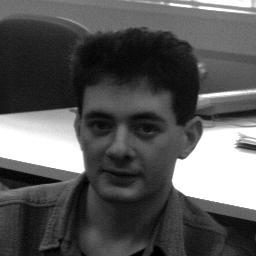
#> input picture practica_11/logarithm/log1.jpg, 256 x 256 px
$ python log.py
#> lines starting #> are read from the running program, lines starting #| are printed output that depends on the picture
import cv2 as cv
import matplotlib.pyplot as plt
import math

img = cv.imread('log1.jpg', cv.IMREAD_GRAYSCALE)
#> img is the input picture: shape (256, 256); min 0, max 255, mean 87.9
img2 = cv.imread('log1.jpg', cv.IMREAD_GRAYSCALE)

print(img.shape)
#| (256, 256)

rows,cols=img.shape
#> rows = 256; cols = 256
c=60

for x in range(rows):
    for y in range(cols):
        img2.itemset((x,y),c*math.log10(1+img.item(x,y)))
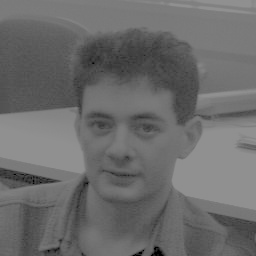
#> img2: shape (256, 256); min 0, max 144, mean 107.3

hist = cv.calcHist([img2],[0],None,[256],[0,256])
#> hist = 256 values, max 7140 at index 144, min 0 at index 1, mean 256
plt.subplot(2,2,1),plt.imshow(cv.cvtColor(img, cv.COLOR_BGR2RGB))
plt.subplot(2,2,2).hist(img.ravel(),256,[0,256])
plt.subplot(2,2,3),plt.imshow(cv.cvtColor(img2, cv.COLOR_BGR2RGB))
plt.subplot(2,2,4).hist(img2.ravel(),256,[0,256])
plt.show()
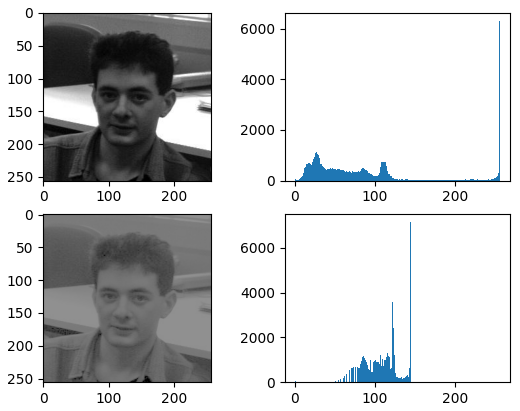
#> figure drawn by matplotlib, 4 panels; panel 2: tallest bar 6321 high, from x = 255 to 256; panel 4: tallest bar 7140 high, from x = 144 to 145

$ run again, with practica_11/logarithm/log2.jpg copied over practica_11/logarithm/log1.jpg
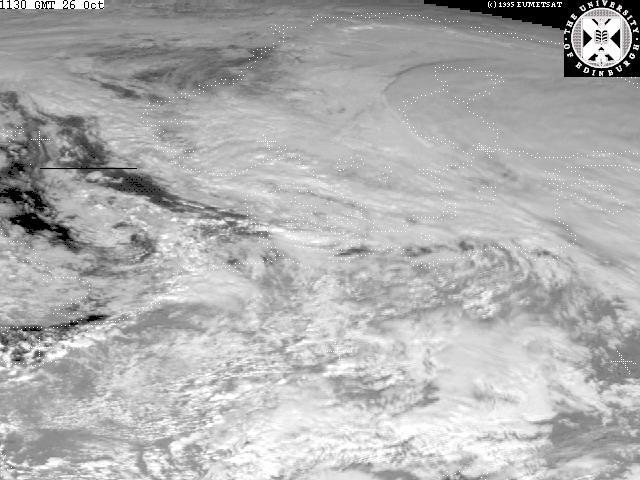
#> input picture practica_11/logarithm/log2.jpg, 640 x 480 px
#| (480, 640)
#> after the loop `for x in range(rows):`:
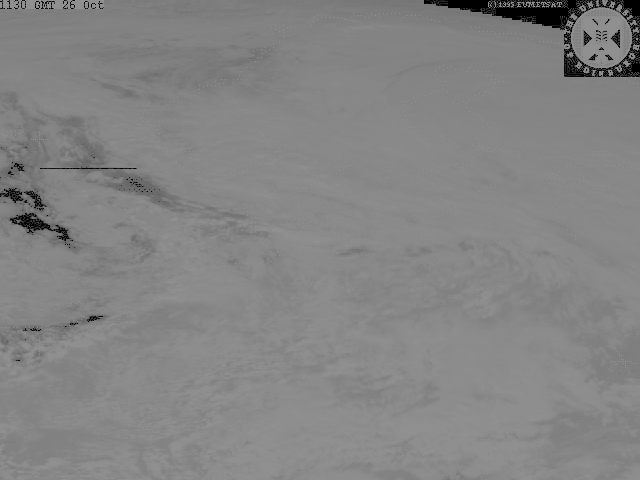
#> img2: shape (480, 640); min 0, max 144, mean 132
#> hist = 256 values, max 28765 at index 136, min 0 at index 1, mean 1200
#> `plt.show()`:
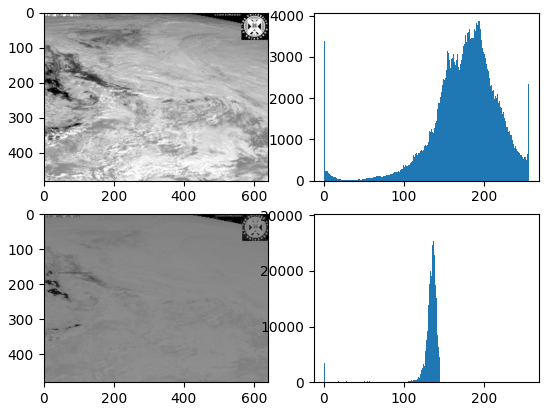
#> figure drawn by matplotlib, 4 panels; panel 2: tallest bar 3879 high, from x = 193 to 194; panel 4: tallest bar 28765 high, from x = 136 to 137

$ run again, with practica_11/logarithm/log3.jpg copied over practica_11/logarithm/log1.jpg
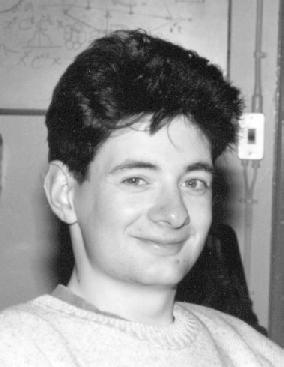
#> input picture practica_11/logarithm/log3.jpg, 284 x 367 px
#> img is the input picture: shape (367, 284); min 4, max 255, mean 151.7
#| (367, 284)
#> after the loop `for x in range(rows):`:
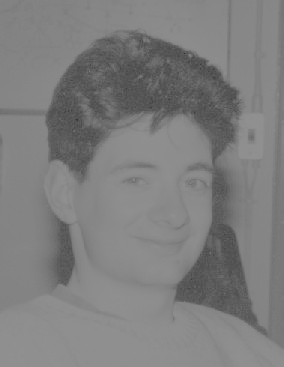
#> img2: shape (367, 284); min 41, max 144, mean 125.8
#> hist = 256 values, max 6375 at index 133, min 0 at index 0, mean 407.1
#> `plt.show()`:
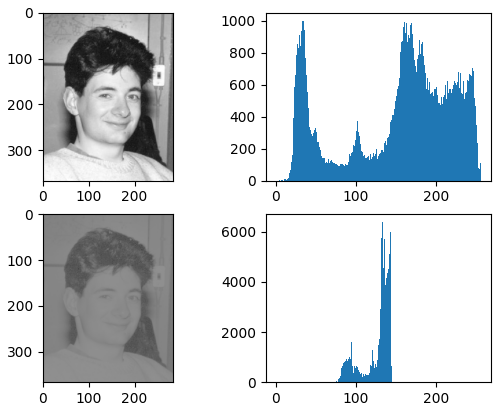
#> figure drawn by matplotlib, 4 panels; panel 2: tallest bar 1001 high, from x = 33 to 34; panel 4: tallest bar 6375 high, from x = 133 to 134

$ run again, with practica_11/logarithm/log4.jpg copied over practica_11/logarithm/log1.jpg
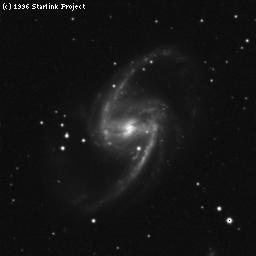
#> input picture practica_11/logarithm/log4.jpg, 256 x 256 px
#> img is the input picture: shape (256, 256); min 0, max 255, mean 21.1
#| (256, 256)
#> after the loop `for x in range(rows):`:
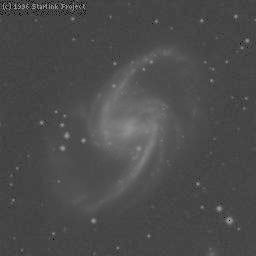
#> img2: shape (256, 256); min 0, max 144, mean 75.4
#> hist = 256 values, max 15044 at index 70, min 0 at index 1, mean 256
#> `plt.show()`:
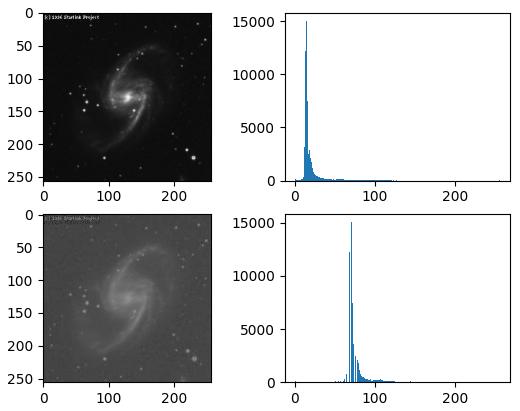
#> figure drawn by matplotlib, 4 panels; panel 2: tallest bar 15044 high, from x = 14 to 15; panel 4: tallest bar 15044 high, from x = 70 to 71
